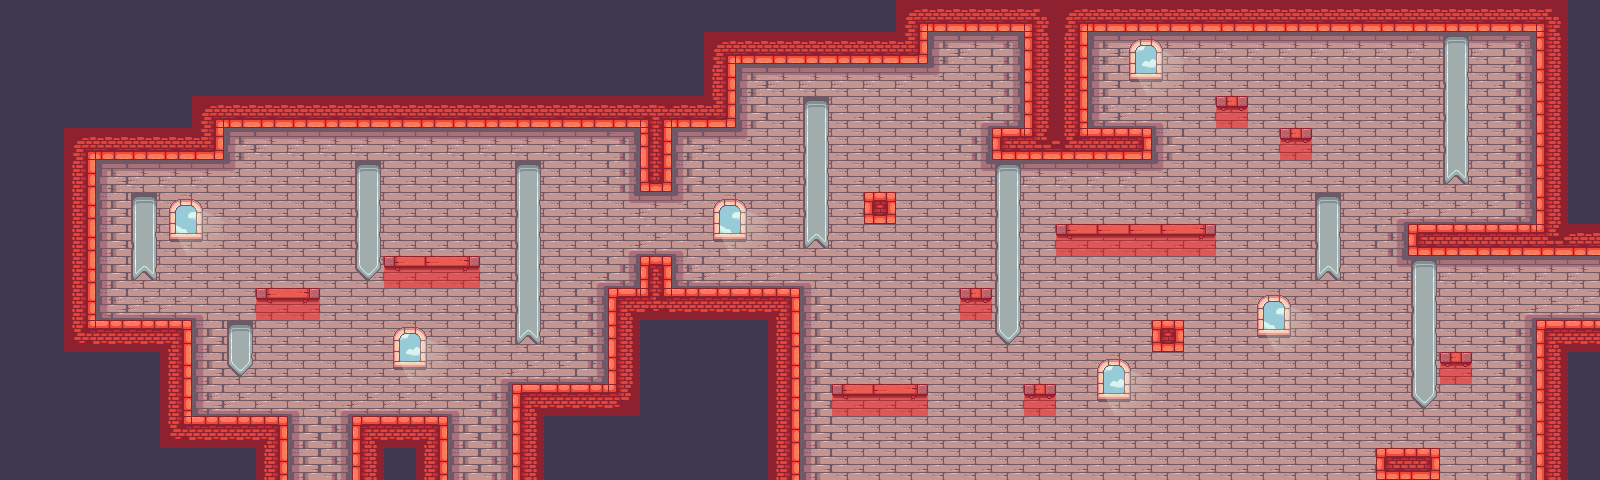

The image is a tile-based game level rendered from a .tmx file. Its description and source (layers, tilesets, objects; grid data summarised) follow:
An orthogonal 50x15 tile map with 32x32 px tiles, 3 tile layers (Map, Decorations, Collisions), 3 tilesets.

<map version="1.9" tiledversion="1.9.2" orientation="orthogonal" renderorder="right-down" width="50" height="15" tilewidth="32" tileheight="32" infinite="0" nextlayerid="6" nextobjectid="1">
 <tileset firstgid="1" name="Terrain (32x32)" tilewidth="32" tileheight="32" tilecount="247" columns="19">
  <image source="Sprites/14-TileSets/Terrain (32x32).png" width="608" height="416" />
  <wangsets>
   <wangset name="Terrenos" type="corner" tile="-1">
    <wangcolor name="New Terrain" color="#ff0000" tile="0" probability="1" />
    <wangtile tileid="134" wangid="0,0,0,1,0,0,0,0" />
    <wangtile tileid="135" wangid="0,0,0,1,0,1,0,0" />
    <wangtile tileid="136" wangid="0,0,0,0,0,1,0,0" />
    <wangtile tileid="140" wangid="0,1,0,0,0,1,0,1" />
    <wangtile tileid="141" wangid="0,1,0,1,0,0,0,1" />
    <wangtile tileid="153" wangid="0,1,0,1,0,0,0,0" />
    <wangtile tileid="154" wangid="0,1,0,1,0,1,0,1" />
    <wangtile tileid="155" wangid="0,0,0,0,0,1,0,1" />
    <wangtile tileid="159" wangid="0,0,0,1,0,1,0,1" />
    <wangtile tileid="160" wangid="0,1,0,1,0,1,0,0" />
    <wangtile tileid="172" wangid="0,1,0,0,0,0,0,0" />
    <wangtile tileid="173" wangid="0,1,0,0,0,0,0,1" />
    <wangtile tileid="174" wangid="0,0,0,0,0,0,0,1" />
   </wangset>
  </wangsets>
 </tileset>
 <tileset firstgid="248" name="Decorations (32x32)" tilewidth="32" tileheight="32" tilecount="42" columns="7">
  <image source="Sprites/14-TileSets/Decorations (32x32).png" width="224" height="192" />
 </tileset>
 <tileset firstgid="290" name="MapMetadata" tilewidth="32" tileheight="32" spacing="1" margin="1" tilecount="2" columns="2">
  <image source="Sprites/14-TileSets/MapMetadata.png" width="67" height="34" />
 </tileset>
 <layer id="3" name="Map" width="50" height="15">
  <properties>
   <property name="Collision" type="bool" value="false" />
   <property name="Draw" type="bool" value="false" />
  </properties>
  <data>[750 cells, 750 non-empty, 36 distinct tile ids]</data>
 </layer>
 <layer id="4" name="Decorations" width="50" height="15">
  <properties>
   <property name="Collision" type="bool" value="false" />
   <property name="Draw" type="bool" value="true" />
  </properties>
  <data>[750 cells, 82 non-empty, 17 distinct tile ids]</data>
 </layer>
 <layer id="5" name="Collisions" width="50" height="15">
  <properties>
   <property name="Collision" type="bool" value="true" />
   <property name="Draw" type="bool" value="true" />
  </properties>
  <data>[750 cells, 145 non-empty, 1 distinct tile ids]</data>
 </layer>
</map>
